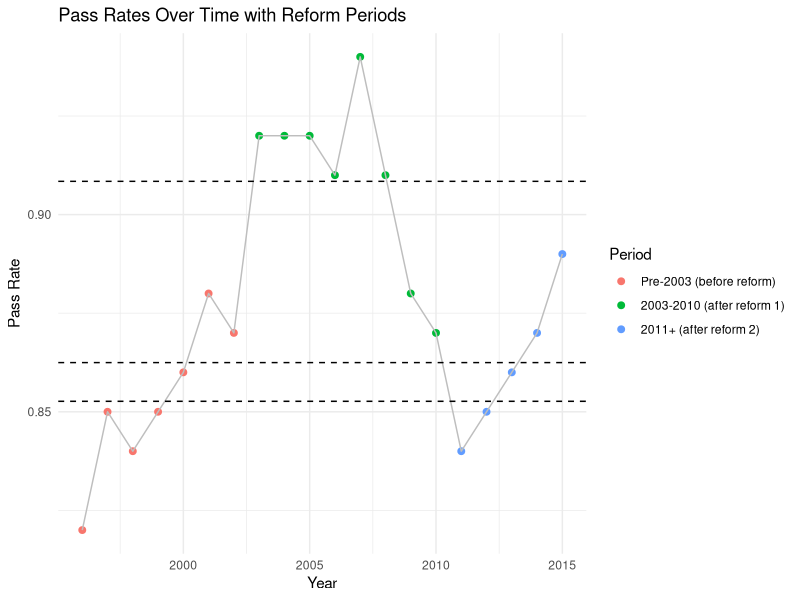

Write R code to recreate this figure.
## ---- chunk 1
library(dplyr)

data <- read.table("data.txt", header = TRUE)
## ---- chunk 2
# Load data
data <- read.table("data.txt", header = TRUE)

# Separate the 3 different reform periods up
data$Period <- cut(data$Year,
                   breaks = c(1995, 2002, 2010, 2020),
                   labels = c("Pre-2003 (before reform)", "2003-2010 (after reform 1)", "2011+ (after reform 2)"))

# Compute number passing (successes) and failing (failures)
data$Pass <- round(data$N * data$Pct)
data$Fail <- data$N - data$Pass

# Logistic regression: Passes vs. Fails across periods
model <- glm(cbind(Pass, Fail) ~ Period, family = binomial, data = data)
summary(model)

# Plot 
library(ggplot2)
pred <- data.frame(Period = levels(data$Period))
pred$fit <- predict(model, newdata = pred, type = "response")

ggplot(data, aes(x = Year, y = Pct, color = Period)) +
  geom_point(size = 2) +
  geom_line(aes(group = 1), color = "grey") +
  geom_hline(yintercept = pred$fit, linetype = "dashed", color = "black") +
  labs(title = "Pass Rates Over Time with Reform Periods",
       y = "Pass Rate", x = "Year") +
  theme_minimal()
## ---- chunk 3
aggregate(Pct ~ Period, data, mean)
aggregate(Pct ~ Period, data, sd)

## ---- chunk 4
# Logistic regression (using Pass vs Fail with Period as predictor)
model <- glm(cbind(Pass, Fail) ~ Period, family = binomial, data = data)

# Model summary
summary(model)

# Odds ratios and 95% CI
library(broom)

results <- tidy(model, exponentiate = TRUE, conf.int = TRUE)
results
